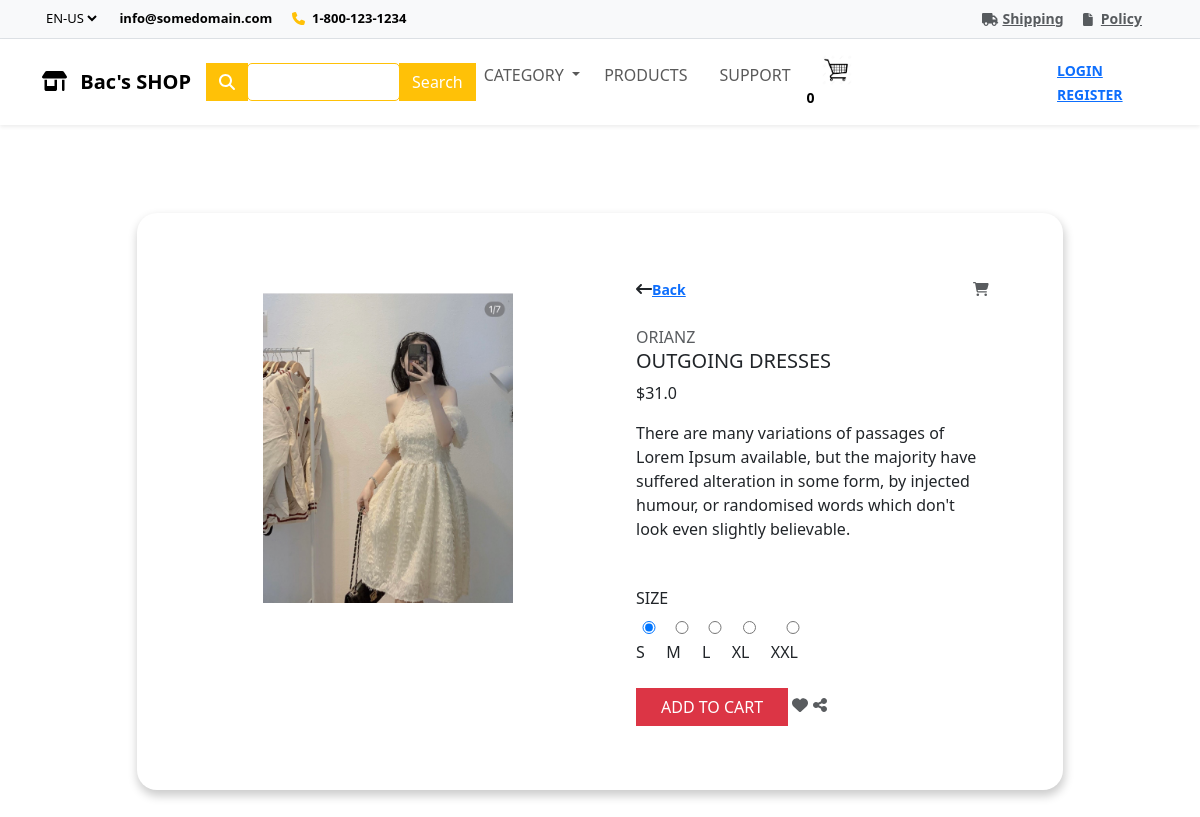
/detail/?id=1, run on the app's committed database.
### app/models.py (models this page shows, shortened)
class Product(models.Model):
    category = models.ManyToManyField(Category, related_name = "product")
    name = models.CharField(max_length = 200, null = True)
    price = models.FloatField()
    digital = models.BooleanField(default = False, null = True, blank = False)
    image = models.ImageField(null = True, blank = True)
    detail = models.TextField(null = True, blank = True)
    @property
    def ImageURL(self):
        try:
            url = self.image.url
        except:
            url = ''
        return url

### app/views.py (the view)
# urls.py: path('detail/', views.detail, name = 'detail'),
def detail(request):
    if request.user.is_authenticated: #kiểm tra xem user đã đăng nhập chưa
        customer = request.user
        order, create = Order.objects.get_or_create(customer = customer, complete = False)
        items = order.orderitem_set.all()
        cartItems = order.get_cart_items
        user_not_login = "hidden"
        user_login = "show"
    else:
        items = []
        order = {'get_cart_items': 0, 'get_cart_total': 0}
        cartItems = order['get_cart_items']
        user_not_login = "show"
        user_login = "hidden"
    id = request.GET.get('id', '')
    categories = Category.objects.filter(is_sub = False)
    products = Product.objects.filter(id = id)
    context = {'categories': categories, 'products' : products, 'cartItems' : cartItems, 'user_not_login': user_not_login, 'user_login': user_login, 'items':items}
    return render(request, 'app/detail.html', context)

### app/templates/app/detail.html (shortened to what this page needs)
{% extends 'app/base.html' %}
{% load static %}
        {% block detail-product %}
        {% for i in products %}
        <div class="container mt-5 mb-5">
          <div class="row d-flex justify-content-center">
              <div class="col-md-10">
                  <div class="card">
                      <div class="row">
                          <div class="col-md-6">
                              <div class="images p-3">
                                  <div class="text-center p-4"> <img id="main-image" src="{{i.ImageURL}}" width="250" /> </div>
                              </div>
                          </div>
                          <div class="col-md-6">
                              <div class="product p-4">
                                  <div class="d-flex justify-content-between align-items-center">
                                    <div class="d-flex align-items-center"> <i class="fa fa-long-arrow-left"></i> <span class="ml-1"><a href="{% url 'home' %}"> Back </a></span> </div>
                                       <a href="{% url 'cart' %}"><i class="fa fa-shopping-cart text-muted"></i></a>
                                  </div>
                                  <div class="mt-4 mb-3"> <span class="text-uppercase text-muted brand">Orianz</span>
                                      <h5 class="text-uppercase">{{i.name}}</h5>
                                      <div class="price d-flex flex-row align-items-center"> <span class="act-price">${{i.price}}</span>
                                      </div>
                                  </div>
                                  <p class="about">{{i.detail}}</p>
                                  <div class="sizes mt-5">
                                      <h6 class="text-uppercase">Size</h6> <label class="radio"> <input type="radio" name="size" value="S" checked> <span>S</span> </label> <label class="radio"> <input type="radio" name="size" value="M"> <span>M</span> </label> <label class="radio"> <input type="radio" name="size" value="L"> <span>L</span> </label> <label class="radio"> <input type="radio" name="size" value="XL"> <span>XL</span> </label> <label class="radio"> <input type="radio" name="size" value="XXL"> <span>XXL</span> </label>
                                  </div>
                                  <div class="cart mt-4 align-items-center"> <button data-product={{i.id}} data-action="add" class="btn btn-danger text-uppercase mr-2 px-4 update-cart" type="button">Add to cart</button> <i class="fa fa-heart text-muted"></i> <i class="fa fa-share-alt text-muted"></i> </div>
                              </div>
                          </div>
                      </div>
                  </div>
              </div>
          </div>
      </div>
      {% endfor %}
      {% endblock detail-product %}

### app/static/css/main.css (style rules this page uses)
a { font-size:14px; font-weight:700 }
.btn { border-radius: 0; }
body { color: #000; overflow-x: hidden; height: 100%; background-color: #fff; background-repeat: no-repeat; }
.card { margin: 40px 0px; padding: 40px 50px; border-radius: 20px; border: none; box-shadow: 1px 5px 10px 1px rgba(0,0,0,0.2); }
input, textarea { background-color: #F3E5F5; padding: 8px 15px 8px 15px; width: 100%; border-radius: 5px !important; box-sizing: border-box; border: 1px solid #F3E5F5; font-size: 15px !important; color: #000 !important; font-weight: 300; }

### data on the page
Product: ImageURL (picture), name "OUTGOING DRESSES", price "31.0", detail "There are many variations of passages of Lorem Ipsum available, but the majority have suffered alteration in some form, by injected humour, or randomised words which don't look even slightly believable."

### other printed values
{{ cartItems }} "0"
